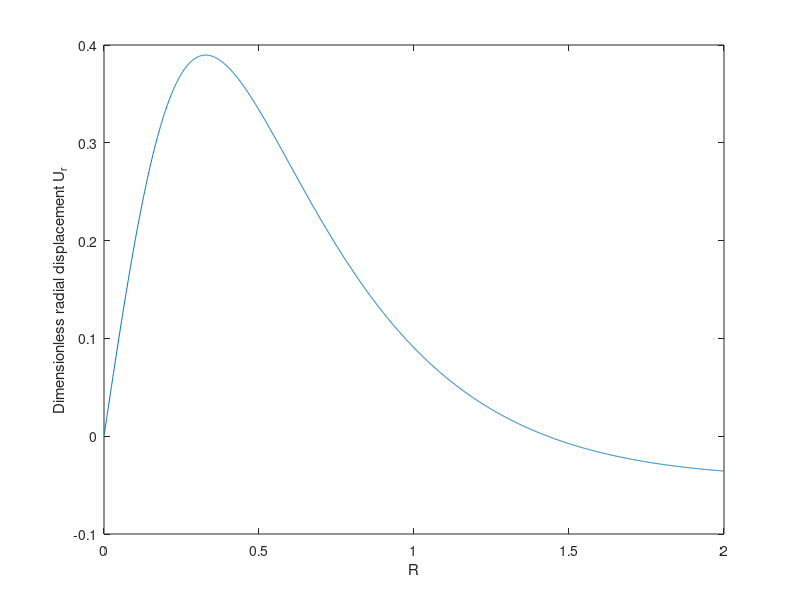

The MATLAB script that drew this image:
R=[0:0.001:2];
Z=0.5;
nu=0.2;gamma=3.2453;beta=2.9247;H=0.8;
delta=3-4.*nu;
delta2=1-2.*nu;
A=delta+(1./delta);
B=4./delta;
C=(((delta-1).^2)./delta)+(delta./(delta+1).^2)+1;
I1=delta.*(Z.*R./(Z.^2+R.^2).^(3/2)...
 -delta2.*((Z.^2+R.^2).^(1/2)-Z)./R.*(Z.^2+R.^2).^(1/2));
A1=Z+2.*H;
I2=3.*delta.*B.*H.^2.*Z.*R.*(R.^2-4.*A1.^2)./(A1.^2+R.^2).^(7/2)+....
3.*H.*R.*A1.*(delta.*delta2.*B.*H-2.*(Z-H))./(A1.^2+R.^2).^(5/2)+....
(Z.*(1-delta.*A)+2.*H.*delta2).*R./(A1.^2+R.^2).^(3/2)+....
delta.*delta2.*(1+A).*((A1.^2+R.^2).^(1/2)-A1)./R.*(A1.^2+R.^2).^(1/2);
A2=Z+4.*H;
I3=-30.*R.*A2.*B.*H.^3.*(Z-H).*(3.*R.^2-4.*A2.^2)./(A2.^2+R.^2).^(9/2)+....
3.*(2.*delta2.*H+Z).*B.*H.^2.*R.*(R.^2-4.*A2.^2)./(A2.^2+R.^2).^(7/2)+....
3.*R.*H.*A2.*(2.*A.*(Z-H)-delta.*delta2.*B.*H)./(A2.^2+R.^2).^(5/2)-...
(2.*H.*delta2+Z).*A.*R./(A2.^2+R.^2).^(3/2)-...
delta.*delta2.*A.*((A2.^2+R.^2).^(1/2)-A2)./R.*(A2.^2+R.^2).^(1/2);
A3=Z+gamma.*H;
I4=delta.*(-3.*beta.*H.^2.*Z.*R.*(R.^2-4.*A3.^2)./(A3.^2+R.^2).^(7/2)-....
3.*beta.*H.^2.*R.*delta2.*A3./(A3.^2+R.^2).^(5/2)+....
C.*Z.*R./(A3.^2+R.^2).^(3/2)-...
C.*delta2.*((A3.^2+R.^2).^(1/2)-A3)./R.*(A3.^2+R.^2).^(1/2));
A4=Z+(gamma+2).*H;
I5=30.*beta.*H.^3.*(Z-H).*(3.*R.^2-4.*A4.^2).*R.*A4./(A4.^2+R.^2).^(9/2)-....
3.*(2.*delta2.*H+Z).*beta.*H.^2.*R.*(R.^2-4.*A4.^2)./(A4.^2+R.^2).^(7/2)+....
3.*H.*(delta.*delta2.*beta.*H-2.*C.*(Z-H)).*R.*A4./(A4.^2+R.^2).^(5/2)+...
(2.*H.*delta2+Z).*C.*R./(A4.^2+R.^2).^(3/2)+...
delta.*delta2.*C.*((A4.^2+R.^2).^(1/2)-A4)./R.*(A4.^2+R.^2).^(1/2);
A5=2.*H-Z;
I6=-6.*H.*(Z-H).*R.*A5./(A5.^2+R.^2).^(5/2)-...
(2.*H.*delta2+Z).*R./(A5.^2+R.^2).^(3/2)+....
delta.*delta2.*((A5.^2+R.^2).^(1/2)-A5)./R.*(A5.^2+R.^2).^(1/2);
A6=4.*H-Z;
I7=-30.*B.*H.^3.*(Z-H).*R.*A6.*(3.*R.^2-4.*A6.^2)./(A6.^2+R.^2).^(9/2)-....
3.*(2.*delta2.*H+Z).*B.*H.^2.*R.*(R.^2-4.*A6.^2)./(A6.^2+R.^2).^(7/2)+....
3.*H.*(2.*A.*(Z-H)-delta.*delta2.*B.*H).*R.*A6./(A6.^2+R.^2).^(5/2)+...
(Z.*(A-delta)+2.*H.*delta2.*A).*R./(A6.^2+R.^2).^(3/2)-...
delta.*delta2.*(1+A).*((A6.^2+R.^2).^(1/2)-A6)./R.*(A6.^2+R.^2).^(1/2);
A7=6.*H-Z;
I8=delta.*(-3.*B.*H.^2.*Z.*R.*(R.^2-4.*A7.^2)./(A7.^2+R.^2).^(7/2)+....
3.*delta2.*B.*H.^2.*R.*A7./(A7.^2+R.^2).^(5/2)+A.*Z.*R./(A7.^2+R.^2).^(3/2)...
+A.*delta2.*((A7.^2+R.^2).^(1/2)-A7)./R.*(A7.^2+R.^2).^(1/2));
A8=(gamma+4).*H-Z;
I9=delta.*(-3.*beta.*H.^2.*Z.*R.*(R.^2-4.*A8.^2)./(A8.^2+R.^2).^(7/2)+....
3.*delta2.*beta.*H.^2.*R.*A8./(A8.^2+R.^2).^(5/2)+....
C.*Z.*R./(A8.^2+R.^2).^(3/2)+...
C.*delta2.*((A8.^2+R.^2).^(1/2)-A8)./R.*(A8.^2+R.^2).^(1/2));
A9=(gamma+2).*H-Z;
I10=-30.*R.*A9.*beta.*H.^3.*(Z-H).*(3.*R.^2-4.*A9.^2)./(A9.^2+R.^2).^(9/2)-....
3.*(2.*delta2.*H+Z).*beta.*H.^2.*R.*(R.^2-4.*A9.^2)./(A9.^2+R.^2).^(7/2)+....
3.*H.*R.*A9.*(2.*(Z-H).*C-beta.*delta.*delta2.*H)./(A9.^2+R.^2).^(5/2)+...
(2.*H.*delta2+Z).*C.*R./(A9.^2+R.^2).^(3/2)-...
delta.*delta2.*C.*((A9.^2+R.^2).^(1/2)-A9)./R.*(A9.^2+R.^2).^(1/2);
u=(I1+I2+I3+I4+I5+I6+I7+I8-I9-I10)./4;
Ur=real(u);
XX=[R;Ur];
fid=fopen('F8.txt','wt');
fprintf(fid,'%-10.6f %-10.6f \n',XX);
fclose(fid);
% subplot(3,2,1)
%       plot(X,SIGMA11)
%      hold on
% plot(X,SIGMA12)
% hold on
% subplot(3,2,2)
   plot(R,Ur)
   xlabel('R'); ylabel('Dimensionless radial displacement U_r');
    hold on
